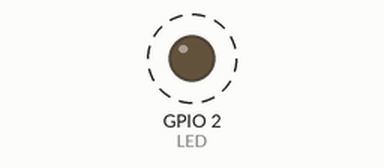
Bench run of a sketch on a simulated ESP32. Shown: output pins drawn as LEDs (lit = HIGH). Dashed ring = blinking. What the sketch prints to the serial monitor is not drawn.

Above: at 0.5 s.
Timing chart, 0 to 4.6 s (numbered marks = the images above):
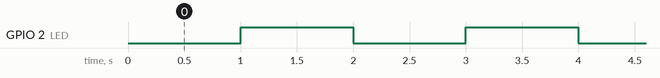

The sketch:

Ngat_Time.ino
```cpp
#define LED 2
hw_timer_t *My_timer = NULL;
void IRAM_ATTR onTimer(){
digitalWrite(LED, !digitalRead(LED));
Serial.println("DA VAO NGAT");
}
void setup() {
pinMode(LED, OUTPUT);
Serial.begin(115200);
My_timer = timerBegin(0, 80, true);
timerAttachInterrupt(My_timer, &onTimer, true);
timerAlarmWrite(My_timer, 1000000, true);
timerAlarmEnable(My_timer); //Just Enable
}
void loop() {
  int dem;
  for(int i = 0; i <= 1000; i++){
     dem = dem +1;
     Serial.println(dem);
     delay(100);
  }
}
```

Measured:
- by itself, GPIO 2 (LED): alternates HIGH for 1.0 s and LOW for 1.0 s
